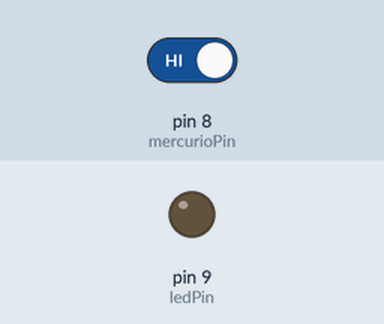
The sketch below on a simulated Arduino Uno, built with avr-gcc and run on an emulated ATmega328P. On the bench: output pins drawn as LEDs (lit = HIGH). The test bench sets the inputs (shaded band); at power-on: pin 8 (mercurioPin) HIGH.

Above: at 1.2 s.
1.3 s: pin 8 (mercurioPin) driven LOW
At 2.1 s:
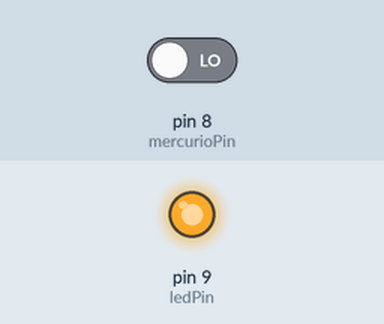
2.8 s: pin 8 (mercurioPin) driven HIGH
At 3.2 s:
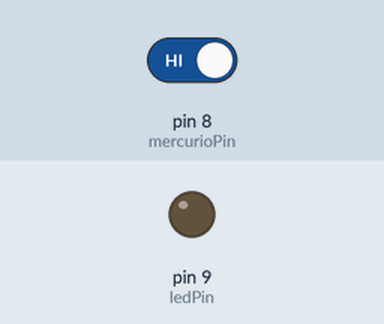
Timing chart, 0 to 5.8 s (numbered marks = the images above; inputs shaded):
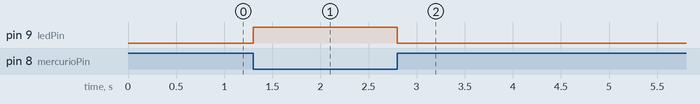

Measured:
- after the input at 1.3 s, pin 9 (ledPin): LOW → HIGH at once
- after the input at 2.8 s, pin 9 (ledPin): HIGH → LOW at once

The sketch:

aula5atividade1.ino
```cpp
// foi utilizando esse tutorial que consegui fazer o interruptor funcionar e percebi que bastava trocar os pinos: https://arduinomodules.info/ky-027-magic-light-cup-module/

const int mercurioPin = 8; //pino de saída do módulo de mercúrio
const int ledPin = 9; //pino do LED indicador

void setup() {
  pinMode(mercurioPin,INPUT); //configura o pino de módulo como entrada
  pinMode(ledPin, OUTPUT); //configura o pino do LED como saída
}

void loop() {
  int estado = digitalRead(mercurioPin); //lê o estado do módulo

  if (estado == LOW) { //se o interruptor estiver inclinado (ativa em LOW)
    digitalWrite(ledPin,HIGH); //acende o led
  } else {
    digitalWrite(ledPin,LOW); //apaga o led
  }

  delay(100); //pequeno atraso para estabilidade
}
```
